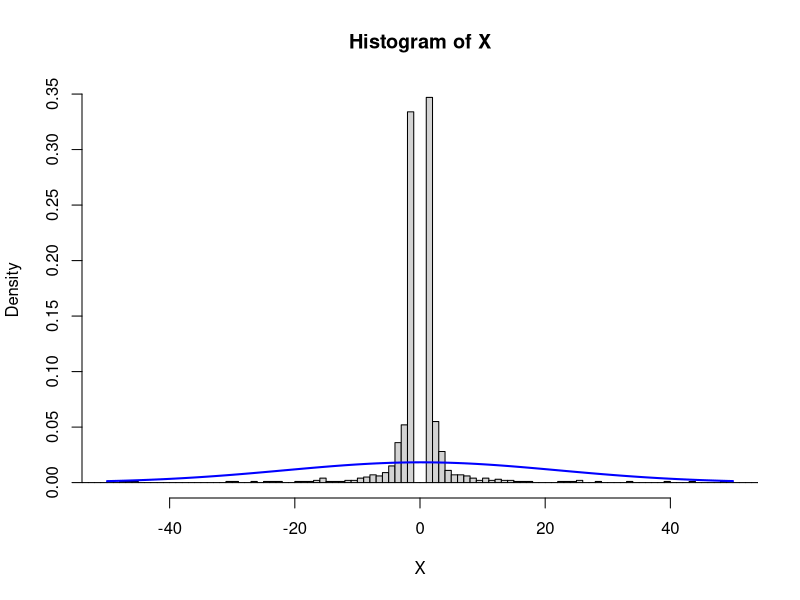

This figure's R source:
set.seed(6940)
Theta = runif(1000,0, 2*pi)
X = 1/cos(Theta)
  

hist(X, n = 1000, prob = T, xlim = c(-50,50))

library(MASS)
fit = fitdistr(X, 'normal')
x = seq(-50, 50, 0.01)
curve(dnorm(x, fit$estimate['mean'], fit$estimate['sd']), col = 'blue', add = T, lwd = 2)
